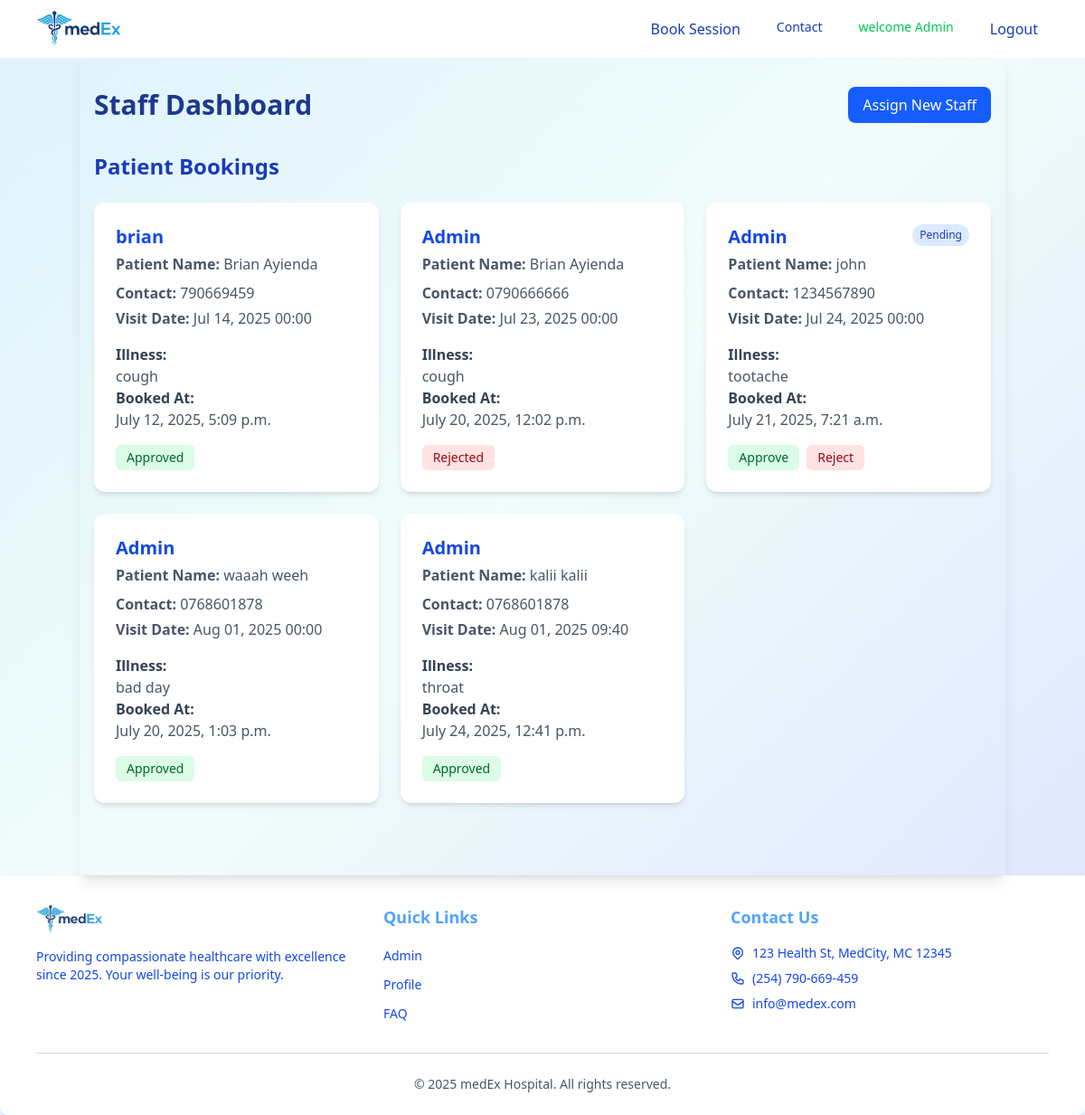
The page /adminpanel/ (signed in) on the database as committed earlier.
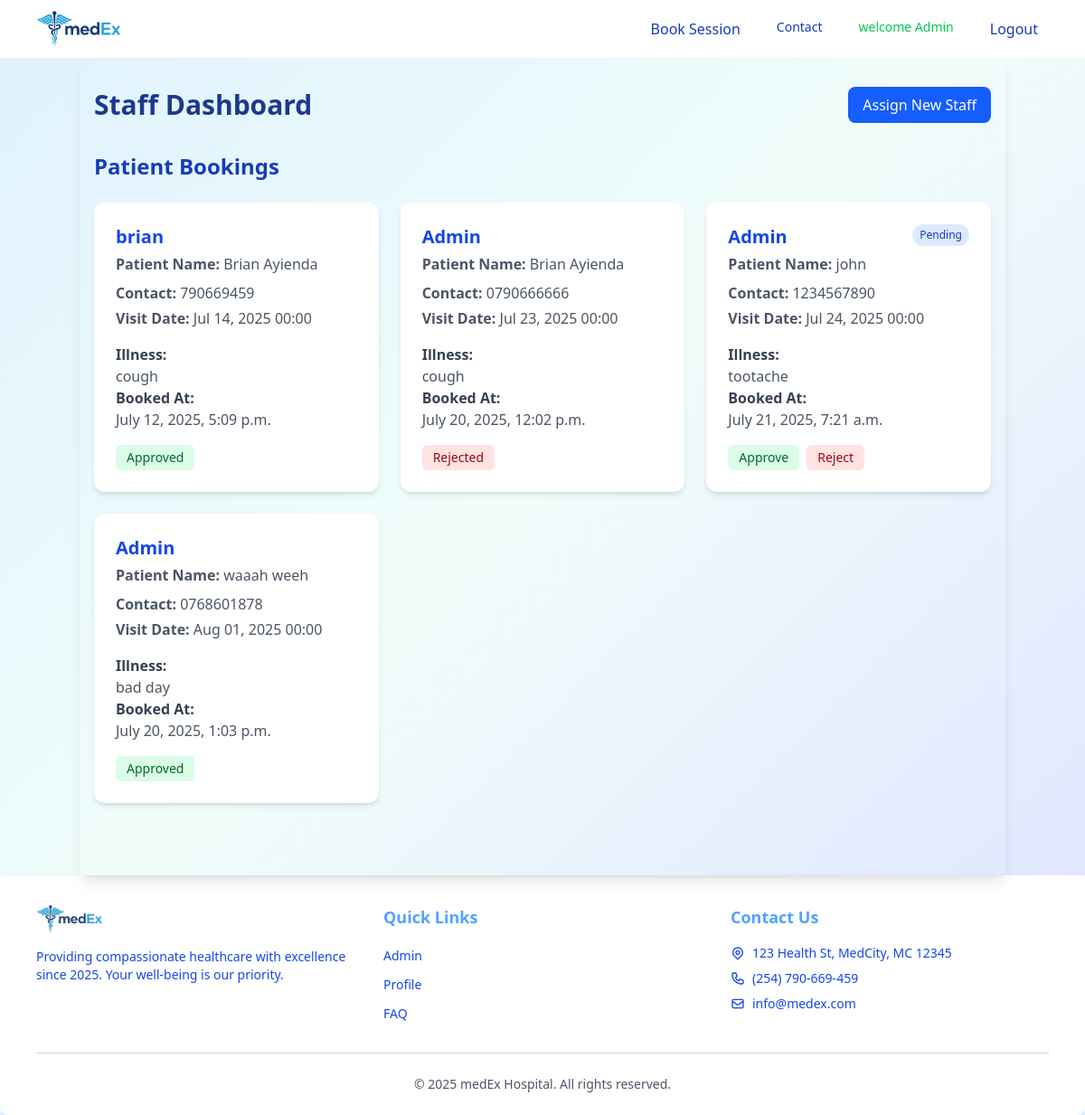
The same page on the database as committed later.
### medEx_app/models.py (models this page shows, shortened)
class PatientBooking(models.Model):
    name = models.CharField(max_length=100)
    contact = models.CharField(max_length=20)
    illness_details = models.TextField()
    visit_date = models.DateTimeField()
    created_at = models.DateTimeField(auto_now_add=True)
    user = models.ForeignKey(User, on_delete=models.CASCADE, null=True, blank=True)
    status = models.CharField(
        max_length=20,
        choices=[
            ('pending', 'Pending'),
            ('approved', 'Approved'),
            ('rejected', 'Rejected'),
            ('expired', 'Expired')
        ],
        default='pending'
    )
    class Meta:
        ordering = ['visit_date']

### adminpanel/views.py (the view, shortened to what this page needs)
# urls.py: path('', views.admin_dashboard, name='admin_dashboard'),
@login_required
@user_passes_test(is_admin or is_staff)
def admin_dashboard(request):
    bookings = PatientBooking.objects.all()
    return render(request, 'adminpanel/dashboard.html', {'bookings': bookings})

### adminpanel/templatetags/custom_tags.py (called while the page is built)
@register.filter
def is_admin(user):
    if user.groups.all():
        return user.groups.all()[0].name == 'admins'
    return False

### adminpanel/views.py (called while the page is built)
def is_admin(user):
    return user.groups.filter(name='admins').exists()

### adminpanel/templates/adminpanel/dashboard.html (shortened to what the changed rows need)
{% load static tailwind_tags custom_tags %}
<!DOCTYPE html>
<html lang="en">
<head>
    {% tailwind_css %}
    <link rel="stylesheet" href="{% static 'adminpanel/css/animate.min.css' %}" />
</head>
{% block content %}
    {% include 'medEx_app/navbar.html' %}
{% endblock %}
<body class="font-sans">
    <div class="min-h-screen neno-gradient">
        <div class="container mx-auto px-4 py-8 shadow-lg animate__animated animate__fadeInUp animate__delay-1s">
            <div class="flex justify-between items-center mb-8">
                <h1 class="text-3xl font-bold text-blue-900">Staff Dashboard</h1>
            </div>
            <section class="mb-12">
                <h2 class="text-2xl font-semibold text-blue-800 mb-6">Patient Bookings</h2>
                <div class="grid grid-cols-1 md:grid-cols-2 lg:grid-cols-3 gap-6">
                    {% for booking in bookings %}
                        <div class="bg-white rounded-xl shadow-md overflow-hidden hover:shadow-lg transition-shadow" data-booking-id="{{ booking.id }}">
                            <div class="p-6">
                                <div class="flex justify-between items-start">
                                    <h3 class="text-xl font-bold text-blue-700">{{ booking.user }}</h3>
                                    {% if booking.status == 'pending' %}
                                        <span class="bg-blue-100 text-blue-800 text-xs px-2 py-1 rounded-full">Pending</span>
                                    {% endif %}
                                </div>
                                <p class="mt-1 text-gray-600"><strong>Patient Name:</strong> {{ booking.name }}</p>
                                <p class="mt-2 text-gray-600"><strong>Contact:</strong> {{ booking.contact }}</p>
                                <p class="mt-1 text-gray-600"><strong>Visit Date:</strong> {{ booking.visit_date|date:"M d, Y H:i" }}</p>
                                <div class="mt-4">
                                    <p class="text-gray-700"><strong>Illness:</strong></p>
                                    <p class="text-gray-600">{{ booking.illness_details }}</p>
                                    <p class="text-gray-700"><strong>Booked At:</strong></p>
                                    <p class="text-gray-600">{{ booking.created_at }}</p>
                                </div>
                                <div class="mt-4 flex space-x-2">
                                    {% if booking.status == 'pending' %}
                                        <button class="approve-btn bg-green-100 text-green-800 px-3 py-1 rounded-md text-sm" data-booking-id="{{ booking.id }}">Approve</button>
                                        <button class="reject-btn bg-red-100 text-red-800 px-3 py-1 rounded-md text-sm" data-booking-id="{{ booking.id }}">Reject</button>
                                    {% elif booking.status == 'approved' %}
                                        <span class="bg-green-100 text-green-800 px-3 py-1 rounded-md text-sm">Approved</span>
                                    {% elif booking.status == 'rejected' %}
                                        <span class="bg-red-100 text-red-800 px-3 py-1 rounded-md text-sm">Rejected</span>
                                    {% elif booking.status == 'expired' %}
                                        <span class="bg-red-100 text-red-800 px-3 py-1 rounded-md text-sm">Expired</span>
                                    {% endif %}
                                </div>
                            </div>
                        </div>
                    {% empty %}
                        <p class="text-gray-600">No bookings available.</p>
                    {% endfor %}
                </div>
            </section>
        </div>
    </div>
        {% block footer %}
            {% include 'medEx_app/footer.html' %}
        {% endblock %}
</body>
</html>

Rows that differ between the two databases and show on the page:
removed PatientBooking: user "Admin", name "kalii kalii", contact "0768601878", visit_date "Aug 01, 2025 09:40", illness_details "throat", created_at "July 24, 2025, 12:41 p.m.", status "Approved"
